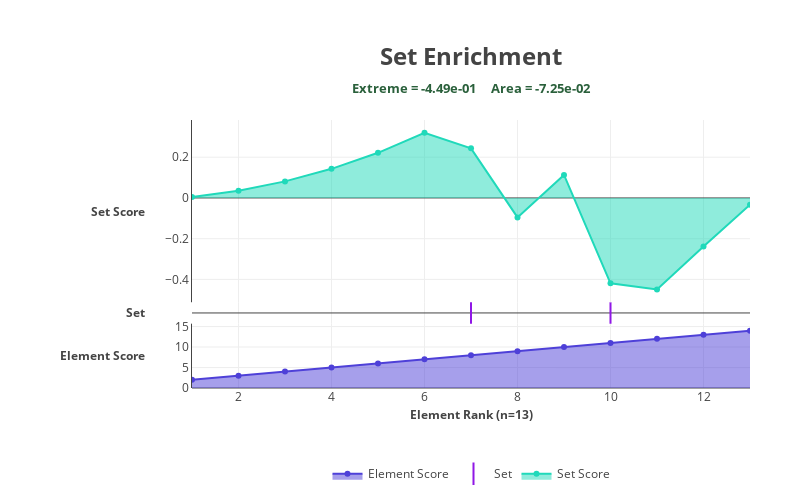

The cell this chart's notebook holds for it:
### Markdown cell above
## score_set_pk

### Code cell
score_set_pk(element_, element_score_, set_element_)

### Figure 1 — Plotly figure (JSON) as saved in the notebook; plotly's stock layout.template omitted (floating-point values rounded to 4 significant figures)
{"data": [{"fill": "tozeroy", "line": {"color": "#4e40d8", "width": 2}, "name": "Element Score", "text": ["2", "3", "4", "5", "6", "7", "8", "9", "10", "J", "Q", "K", "A"], "type": "scatter", "x": [1, 2, 3, 4, 5, 6, 7, 8, 9, 10, 11, 12, 13], "y": [2, 3, 4, 5, 6, 7, 8, 9, 10, 11, 12, 13, 14]}, {"hoverinfo": "name+x+text", "marker": {"color": "#9017e6", "line": {"width": 2}, "size": 25.6, "symbol": "line-ns-open"}, "mode": "markers", "name": "Set", "text": ["8", "J"], "type": "scatter", "x": [7, 10], "y": [0, 0], "yaxis": "y2"}, {"fill": "tozeroy", "line": {"color": "#20d9ba", "width": 2}, "name": "Set Score", "text": ["2", "3", "4", "5", "6", "7", "8", "9", "10", "J", "Q", "K", "A"], "type": "scatter", "x": [1, 2, 3, 4, 5, 6, 7, 8, 9, 10, 11, 12, 13], "y": [0.004747, 0.03557, 0.08132, 0.1429, 0.2216, 0.3195, 0.2436, -0.09557, 0.1131, -0.4189, -0.4488, -0.2382, -0.03323], "yaxis": "y3"}], "layout": {"annotations": [{"font": {"size": 24}, "showarrow": false, "text": "<b>Set Enrichment</b>", "x": 0.5, "xanchor": "center", "xref": "paper", "y": 1.24, "yanchor": "middle", "yref": "paper"}, {"showarrow": false, "text": "<b>Element Rank (n=13)</b>", "x": 0.5, "xanchor": "center", "xref": "paper", "y": -0.1, "yanchor": "middle", "yref": "paper"}, {"font": {"size": 12}, "showarrow": false, "text": "<b>Set Score</b>", "x": -0.08, "xanchor": "right", "xref": "paper", "y": 0.66, "yanchor": "middle", "yref": "paper"}, {"font": {"size": 12}, "showarrow": false, "text": "<b>Set</b>", "x": -0.08, "xanchor": "right", "xref": "paper", "y": 0.28, "yanchor": "middle", "yref": "paper"}, {"font": {"size": 12}, "showarrow": false, "text": "<b>Element Score</b>", "x": -0.08, "xanchor": "right", "xref": "paper", "y": 0.12, "yanchor": "middle", "yref": "paper"}, {"font": {"color": "#2a603b", "size": 13.44}, "showarrow": false, "text": "<b>Extreme = -4.49e-01</b>     <b>Area = -7.25e-02</b>", "x": 0.5, "xanchor": "center", "xref": "paper", "y": 1.12, "yanchor": "middle", "yref": "paper"}], "height": 500, "legend": {"orientation": "h", "x": 0.5, "xanchor": "center", "y": -0.32, "yanchor": "middle"}, "margin": {"b": 50, "l": 192, "r": 50, "t": 120}, "width": 800, "xaxis1": {"zeroline": false}, "yaxis1": {"domain": [0, 0.24], "showline": true}, "yaxis2": {"domain": [0.24, 0.32], "showgrid": false, "showticklabels": false}, "yaxis3": {"domain": [0.32, 1], "showline": true}}}
